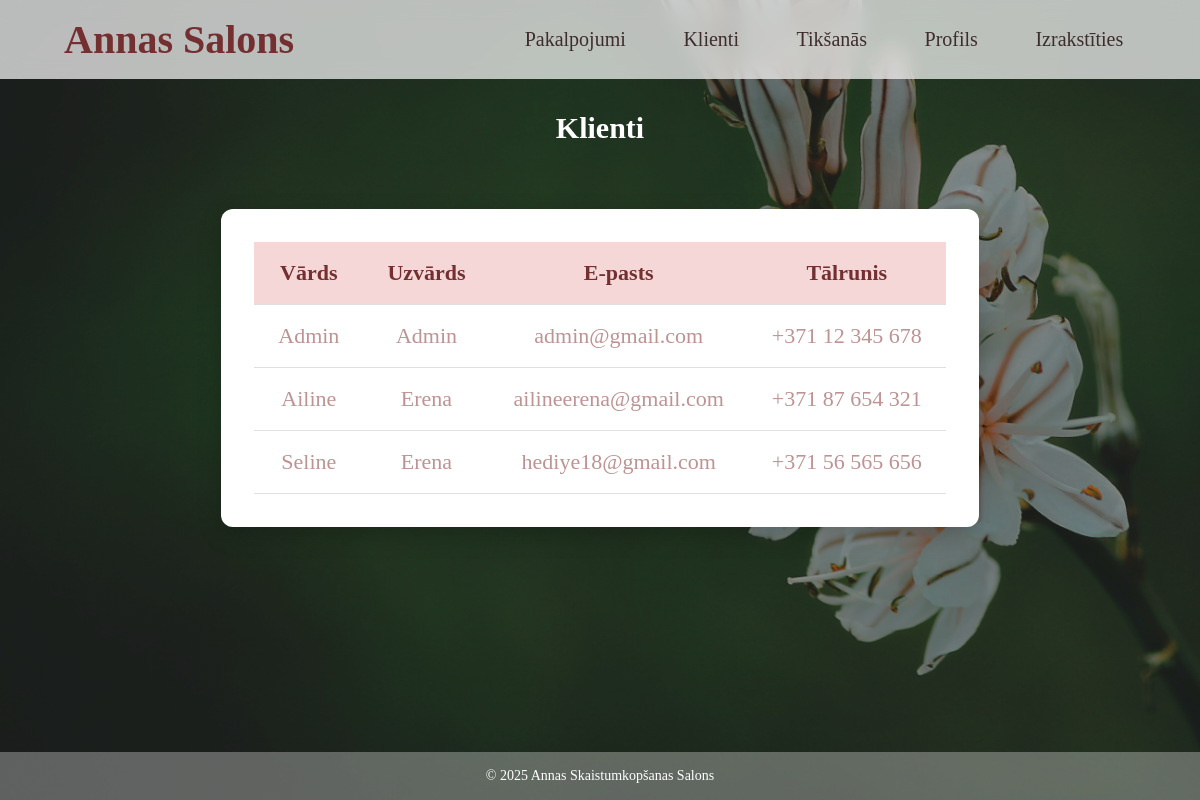
The page /klienti on the database as committed earlier.
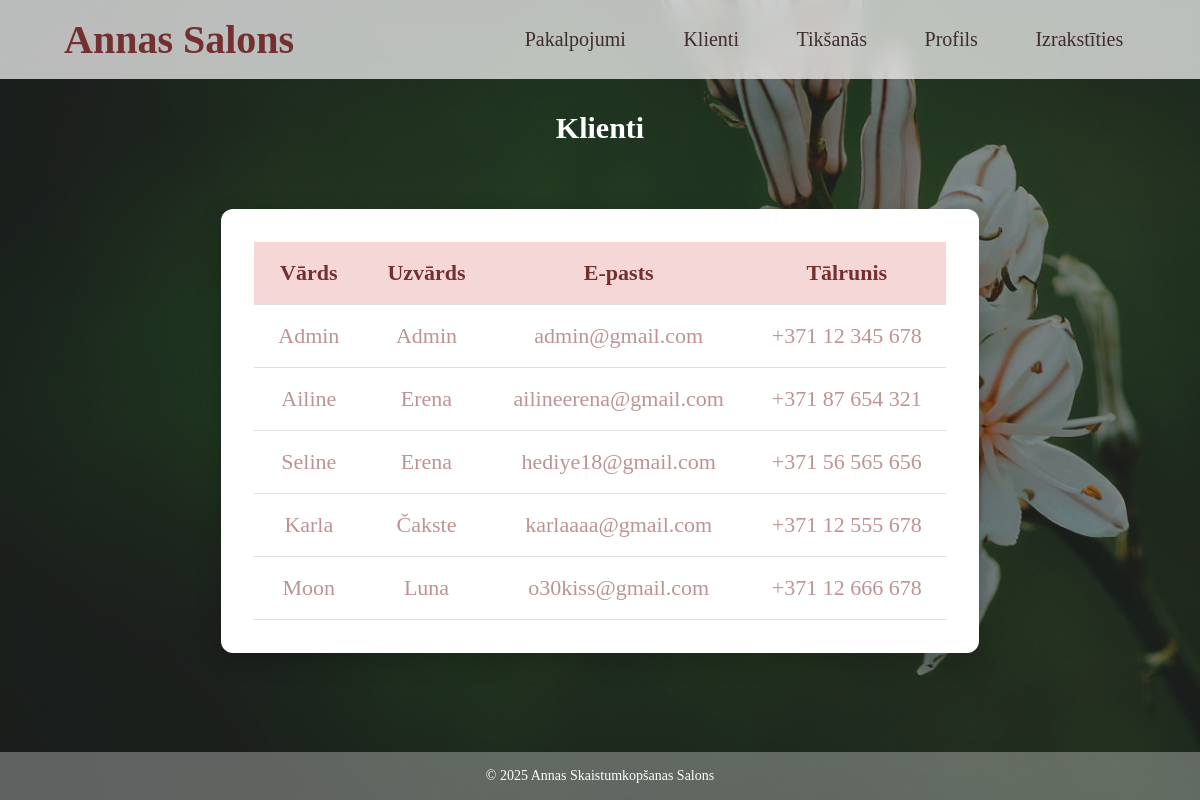
The same page on the database as committed later.
### tables this page shows
CREATE TABLE klienti (
                id INTEGER PRIMARY KEY AUTOINCREMENT,
                username TEXT UNIQUE NOT NULL,
                password TEXT NOT NULL,
                vards TEXT,
                uzvards TEXT,
                pk TEXT,
                tel_numurs TEXT,
                email TEXT
            );

### app.py (the view)
@app.route('/klienti')
def klienti():
    conn = get_db()
    c = conn.cursor()
    try:
        c.execute('SELECT vards, uzvards, pk, tel_numurs, email, username FROM klienti')
        klienti = c.fetchall()
    except Exception as e:
        klienti = []
        flash('Kļūda datubāzē: ' + str(e), 'danger')
    conn.close()
    return render_template('klienti.html', klienti=klienti, is_admin=(session.get('username') == ADMIN_USERNAME))

### app.py (called while the page is built)
def get_db():
    conn = sqlite3.connect(DATABASE)
    conn.row_factory = sqlite3.Row
    return conn

@app.context_processor
def inject_user():
    return dict(logged_in=('username' in session), username=session.get('username'))

### templates/klienti.html (shortened to what this page needs)
<!DOCTYPE html>
<html lang="en">
<head>
    <link rel="stylesheet" href="{{ url_for('static', filename='style.css') }}?v=1">
</head>
<body>
    <header>
        <h1><a href="/">Annas Salons</a></h1>
        <nav>
            <a href="/pakalpojumi">Pakalpojumi</a>
                <a href="/klienti">Klienti</a>
                <a href="/tiksanas">Tikšanās</a>
                <a href="/profils">Profils</a>
                <a href="{{ url_for('logout') }}">Izrakstīties</a>
        </nav>
    </header>
    <main>
        <div class="div-2"><h2>Klienti</h2></div>
        <div class="div-4">
            <table class="klientu-tabula" style="width:100%; border-collapse:collapse;">
                <thead>
                    <tr>
                        <th>Vārds</th>
                        <th>Uzvārds</th>
                        <th>E-pasts</th>
                        <th>Tālrunis</th>
                    </tr>
                </thead>
                <tbody>
                    {% for klients in klienti %}
                    <tr>
                        <td>{{ klients.vards }}</td>
                        <td>{{ klients.uzvards }}</td>
                        <td>{{ klients.email }}</td>
                        <td>{{ klients.tel_numurs }}</td>
                    </tr>
                    {% endfor %}
                </tbody>
            </table>
        </div>
    </main>
    <footer>
        <p>&copy; 2025 Annas Skaistumkopšanas Salons</p>
    </footer>
</body>
</html>

Rows that differ between the two databases and show on the page:
added klienti: vards "Karla", uzvards "Čakste", email "karlaaaa@gmail.com", tel_numurs "+371 12 555 678"
added klienti: vards "Moon", uzvards "Luna", email "o30kiss@gmail.com", tel_numurs "+371 12 666 678"
